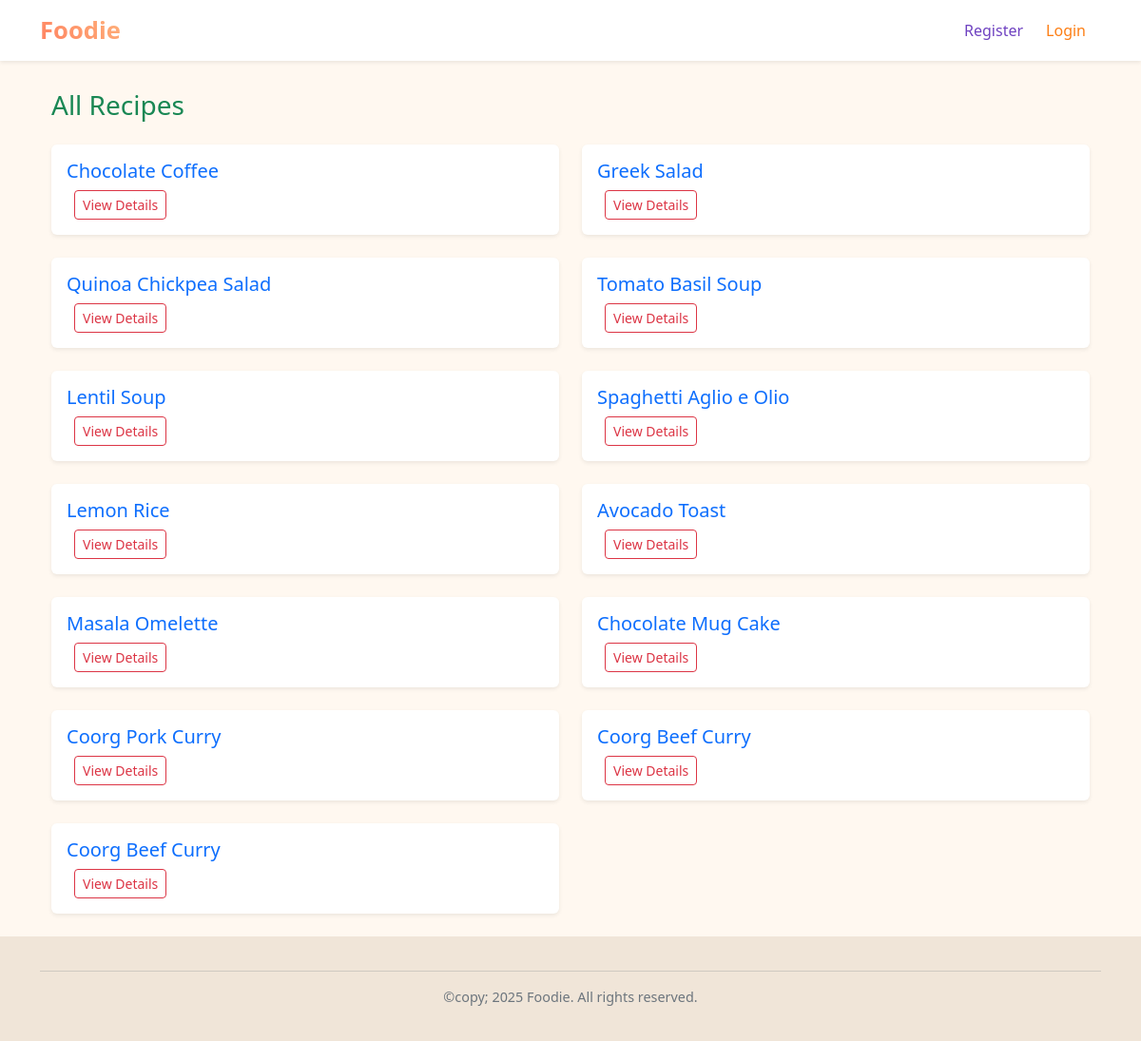
Page /recipes/ on the earlier database version.
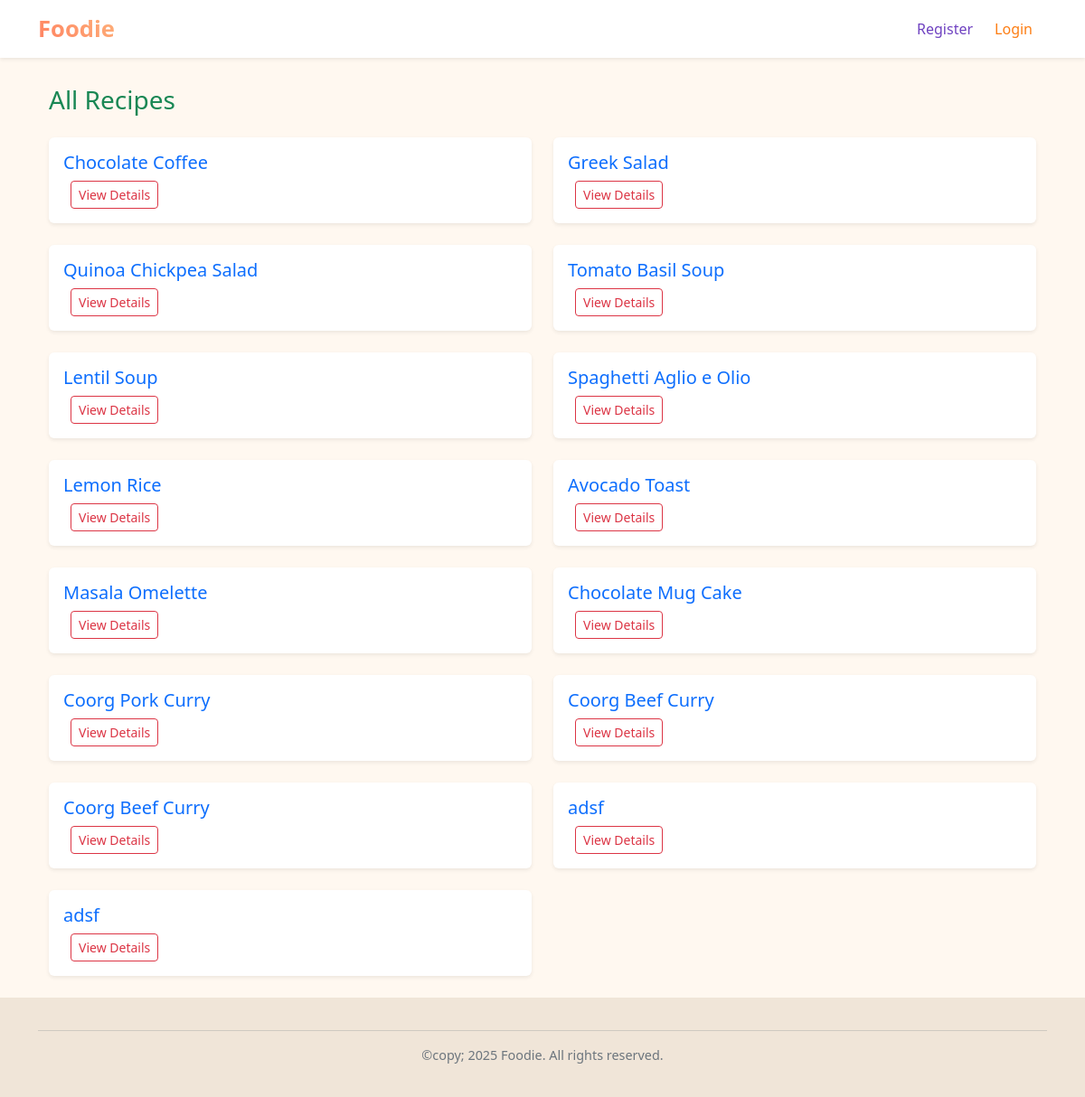
Same page on the later database version.
### recipes/models.py (models this page shows, shortened)
class Recipe(models.Model):
    name = models.CharField(max_length=100)
    description = models.TextField(null=True, blank=True)
    ingredients = models.TextField()
    directions = models.TextField()
    date_added = models.DateTimeField(auto_now_add=True, null=True, blank=True)
    category = models.ForeignKey(Category, on_delete=models.CASCADE)
    user = models.ForeignKey(User, on_delete=models.CASCADE, related_name='recipes', null=True, default=1)
    class Meta:
        ordering = ['date_added']

### recipes/views.py (the view)
# urls.py: path('', views.recipes_view, name='recipes'),
def recipes_view(request):
    recipes = Recipe.objects.all()  # fetch all recipes
    context = {
        'recipes': recipes  # pass the queryset to the template
    }
    return render(request, 'recipes/recipes.html', context)

### recipes/templates/recipes/recipes.html
{% extends "base.html" %} {% block content %}
<div class="container">
  <h3 class="text-success mb-4">All Recipes</h3>
  <div class="row">
    {% for recipe in recipes %}
    <div class="col-md-6 mb-4">
      <div class="card shadow-sm border-0 h-100">
        <div class="card-body">
          <h5 class="card-title text-primary">{{ recipe.name }}</h5>
          <a
            href="{% url 'recipes:recipe_detail' recipe.id %}"
            class="btn btn-outline-danger btn-sm"
          >
            View Details
          </a>
        </div>
      </div>
    </div>
    {% endfor %}
  </div>
</div>
{% endblock content %}

Differences in the rows shown:
added Recipe: name "adsf"
added Recipe: name "adsf"
